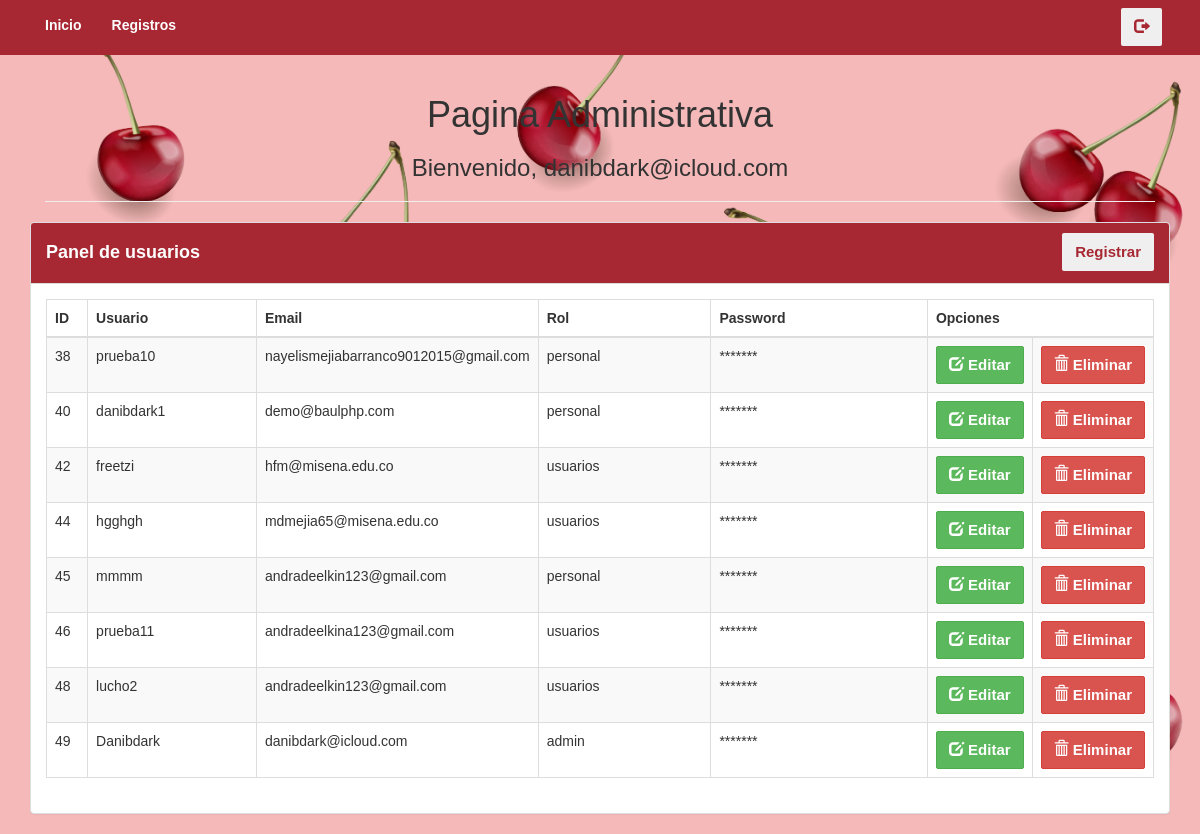
Screenshot of /admin/admin_portada.php (signed in) with the database file from the repository.
### tables this page shows
CREATE TABLE `mainlogin` (
  `id` int(11) NOT NULL,
  `username` varchar(15) NOT NULL,
  `email` varchar(40) NOT NULL,
  `password` varchar(20) NOT NULL,
  `role` varchar(10) NOT NULL
);

### admin/admin_portada.php (the view, shortened to what this page needs)
<!DOCTYPE html>
<html>
<head>
<link rel="stylesheet" href="../bootstrap/css/bootstrap.min.css">
</head>
<nav class="oondex">
	<body >
<?php include("../header.php");?>
	<div class="wrapper">
	<div class="container">
		<div class="col-lg-12">
			<center>
				<h1>Pagina Administrativa</h1>
				<h3>
				<?php
				if(isset($_SESSION['admin_login']))
				{
				?>
					Bienvenido,
				<?php
						echo $_SESSION['admin_login'];
				}
				?>
				</h3>
			</center>
            <hr>
		</div>
		<br><br><br>
		<div class="row">
                <div class="col-lg-12">
                    <div class="panel panel-default">
                        <div class="panel-heading">
                        <button type="button" class=" lll btn btn" data-toggle="modal" data-target="#myModal1" i class="fa-solid fa-file-circle-plus" style="color:#a72833;" ></i >Registrar</button>
                           <h4 style=color:white;> <b> Panel de usuarios </b> </h4>
                        </div>
                        <div class="panel-body">
                            <div class="table-responsive">
                                <table id="tab1" class="table table-striped table-bordered table-hover">
                                    <thead>
                                        <tr>
                                            <th width="4%">ID</th>
                                            <th width="18%">Usuario</th>
                                            <th width="24%">Email</th>
                                            <th width="19%">Rol</th>
                                            <th width="24%">Password</th>
											<th colspan="2">Opciones</th>
                                        </tr>
                                    </thead>
                                    <tbody>
									<?php
									require_once '../DBconect.php';
									$select_stmt=$db->prepare("SELECT id,username,email,role FROM mainlogin");
									$select_stmt->execute();
									while($row=$select_stmt->fetch(PDO::FETCH_ASSOC))
									{
									?>
                                        <tr>
                                            <td><?php echo $row["id"]; ?></td>
                                            <td><?php echo $row["username"]; ?></td>
                                            <td><?php echo $row["email"]; ?></td>
                                            <td><?php echo $row["role"]; ?></td>
                                            <td>*******</td>
											<td width="4%"><a  data-toggle="modal" data-target="#myModal2" href="edit.php?id=<?php  echo $row['id'] ?>"><button class="btn btn-success" ><span class="glyphicon glyphicon-edit" aria-hidden="true"></span> Editar </button></td></a>
											<td width="7%"><a href="borrad.php?id=<?php  echo $row['id'] ?>"> <button class="btn btn-danger" ><span class="glyphicon glyphicon-trash" aria-hidden="true" ></span> Eliminar</button></td></a>
									<?php
									}
									?>
                                    </tbody>
                                </table>
                            </div>
                        </div>
                    </div>
                </div>
	</div>
	</div>
	</body>
  </nav>
</html>

### header.php (shortened to what this page needs)
<nav class="navbar navbar-light bg-success navbar-static-top  ">
      <div class="container">
        <div id="navbar" class="navbar-collapse collapse">
          <ul class="nav navbar-nav">
          <li class="nav-item">
      <a class="nav-link" href="index.php"><b>Inicio</b></a>
    </li>
    <li class="nav-item">
      <a class="nav-link" href="login.php"><b>Registros</b></a>
    </li>
</ul>
<a class="butt" href="../cerrar_sesion.php"><button class="btn btn-light text-right"><span class="glyphicon glyphicon-log-out"  aria-hidden="true"></span></button></a>
        </div>
      </div>
    </nav>

### admin/admin_portada.php (style rules this page uses)
.form-control, .btn { min-height: 38px; border-radius: 2px; }
.btn { font-size: 15px; font-weight: bold; }
body { margin: 0; font-family: Arial, Helvetica, sans-serif; }
.oondex { background-image: url(back.jpg); background-size: cover; position: relative; }
.bg-success { background-color: #a72833!important; }
.nav-link { color: white; }
.lll { color: #a72833; float: right; }

### header.php (style rules this page uses)
.butt { color: #a72833; float: right; padding: 8px; }

### rows the page displays
mainlogin: id "38", username "prueba10", email "nayelismejiabarranco9012015@gmail.com", role "personal"
mainlogin: id "40", username "danibdark1", email "demo@baulphp.com", role "personal"
mainlogin: id "42", username "freetzi", email "hfm@misena.edu.co", role "usuarios"
mainlogin: id "44", username "hgghgh", email "mdmejia65@misena.edu.co", role "usuarios"
mainlogin: id "45", username "mmmm", email "andradeelkin123@gmail.com", role "personal"
mainlogin: id "46", username "prueba11", email "andradeelkina123@gmail.com", role "usuarios"
mainlogin: id "48", username "lucho2", email "andradeelkin123@gmail.com", role "usuarios"
mainlogin: id "49", username "Danibdark", email "danibdark@icloud.com", role "admin"

### other values shown
$_SESSION['admin_login'] "danibdark@icloud.com"
